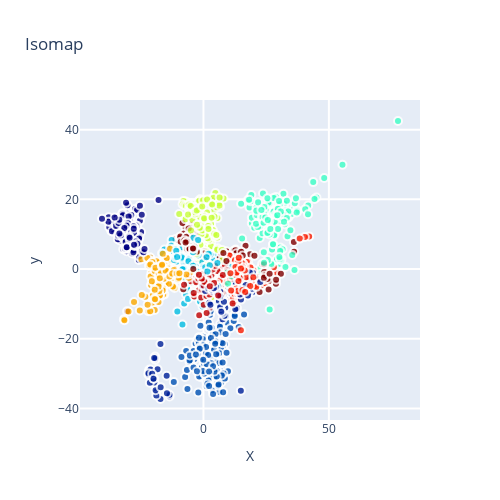

Here is the notebook cell this chart was saved with:
### Code cell
plot(X_reduced, y, "Isomap")

### Figure 1 — Plotly figure (JSON) as saved in the notebook; plotly's stock layout.template omitted (floating-point values rounded to 4 significant figures; data arrays with more than 128 entries replaced by an {"elided": "..."} marker saying what was removed)
{"data": [{"marker": {"color": {"elided": "1797 int values"}, "colorscale": [[0, "rgb(0,0,131)"], [0.2, "rgb(0,60,170)"], [0.4, "rgb(5,255,255)"], [0.6, "rgb(255,255,0)"], [0.8, "rgb(250,0,0)"], [1, "rgb(128,0,0)"]], "line": {"color": "rgb(255, 255, 255)", "width": 2}, "opacity": 0.8, "showscale": false, "size": 8}, "mode": "markers", "showlegend": false, "text": {"elided": "1797 int values"}, "type": "scatter", "x": {"elided": "1797 float values"}, "y": {"elided": "1797 float values"}}], "layout": {"height": 500, "hovermode": "closest", "showlegend": true, "title": {"text": "Isomap"}, "width": 500, "xaxis": {"autorange": true, "gridwidth": 2, "range": [-49.21, 86.32], "ticklen": 5, "title": {"text": "X"}, "type": "linear", "zeroline": false}, "yaxis": {"autorange": true, "gridwidth": 2, "range": [-43.29, 48.51], "ticklen": 5, "title": {"text": "y"}, "type": "linear"}}}
